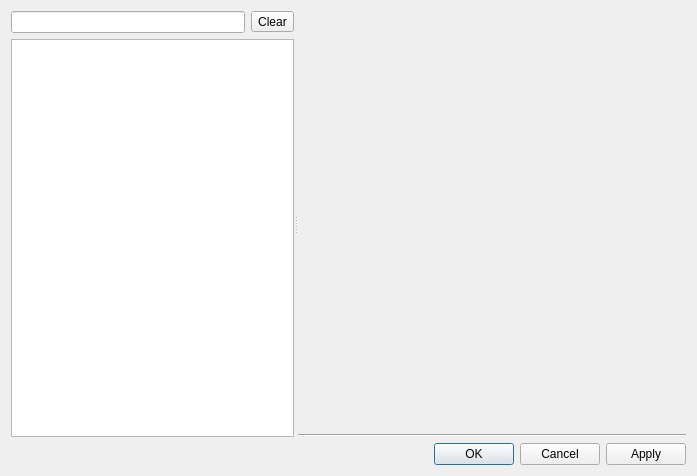
<?xml version="1.0" encoding="UTF-8"?>
<ui version="4.0">
 <class>SettingsDialog</class>
 <widget class="QDialog" name="SettingsDialog">
  <property name="geometry">
   <rect>
    <x>0</x>
    <y>0</y>
    <width>697</width>
    <height>476</height>
   </rect>
  </property>
  <property name="windowTitle">
   <string>Options</string>
  </property>
  <layout class="QVBoxLayout" name="verticalLayout_2">
   <item>
    <widget class="QSplitter" name="splitter">
     <property name="orientation">
      <enum>Qt::Horizontal</enum>
     </property>
     <widget class="QWidget" name="">
      <layout class="QVBoxLayout" name="verticalLayout">
       <item>
        <layout class="QHBoxLayout" name="filterLayout">
         <item>
          <widget class="QLineEdit" name="filterLineEdit"/>
         </item>
         <item>
          <widget class="QToolButton" name="filterClearButton">
           <property name="toolTip">
            <string>Clear filter</string>
           </property>
           <property name="text">
            <string>Clear</string>
           </property>
          </widget>
         </item>
        </layout>
       </item>
       <item>
        <widget class="QTreeView" name="pageTree">
         <property name="sizePolicy">
          <sizepolicy hsizetype="Expanding" vsizetype="Expanding">
           <horstretch>0</horstretch>
           <verstretch>0</verstretch>
          </sizepolicy>
         </property>
        </widget>
       </item>
      </layout>
     </widget>
     <widget class="QWidget" name="layoutWidget">
      <layout class="QVBoxLayout">
       <property name="spacing">
        <number>6</number>
       </property>
       <property name="margin">
        <number>0</number>
       </property>
       <item>
        <widget class="QStackedWidget" name="stackedPages">
         <property name="minimumSize">
          <size>
           <width>350</width>
           <height>250</height>
          </size>
         </property>
        </widget>
       </item>
       <item>
        <widget class="Line" name="line">
         <property name="orientation">
          <enum>Qt::Horizontal</enum>
         </property>
        </widget>
       </item>
      </layout>
     </widget>
    </widget>
   </item>
   <item>
    <widget class="QDialogButtonBox" name="buttonBox">
     <property name="orientation">
      <enum>Qt::Horizontal</enum>
     </property>
     <property name="standardButtons">
      <set>QDialogButtonBox::Apply|QDialogButtonBox::Cancel|QDialogButtonBox::Ok</set>
     </property>
    </widget>
   </item>
  </layout>
 </widget>
 <resources/>
 <connections>
  <connection>
   <sender>buttonBox</sender>
   <signal>accepted()</signal>
   <receiver>SettingsDialog</receiver>
   <slot>accept()</slot>
   <hints>
    <hint type="sourcelabel">
     <x>297</x>
     <y>361</y>
    </hint>
    <hint type="destinationlabel">
     <x>297</x>
     <y>193</y>
    </hint>
   </hints>
  </connection>
  <connection>
   <sender>buttonBox</sender>
   <signal>rejected()</signal>
   <receiver>SettingsDialog</receiver>
   <slot>reject()</slot>
   <hints>
    <hint type="sourcelabel">
     <x>297</x>
     <y>361</y>
    </hint>
    <hint type="destinationlabel">
     <x>297</x>
     <y>193</y>
    </hint>
   </hints>
  </connection>
 </connections>
</ui>
